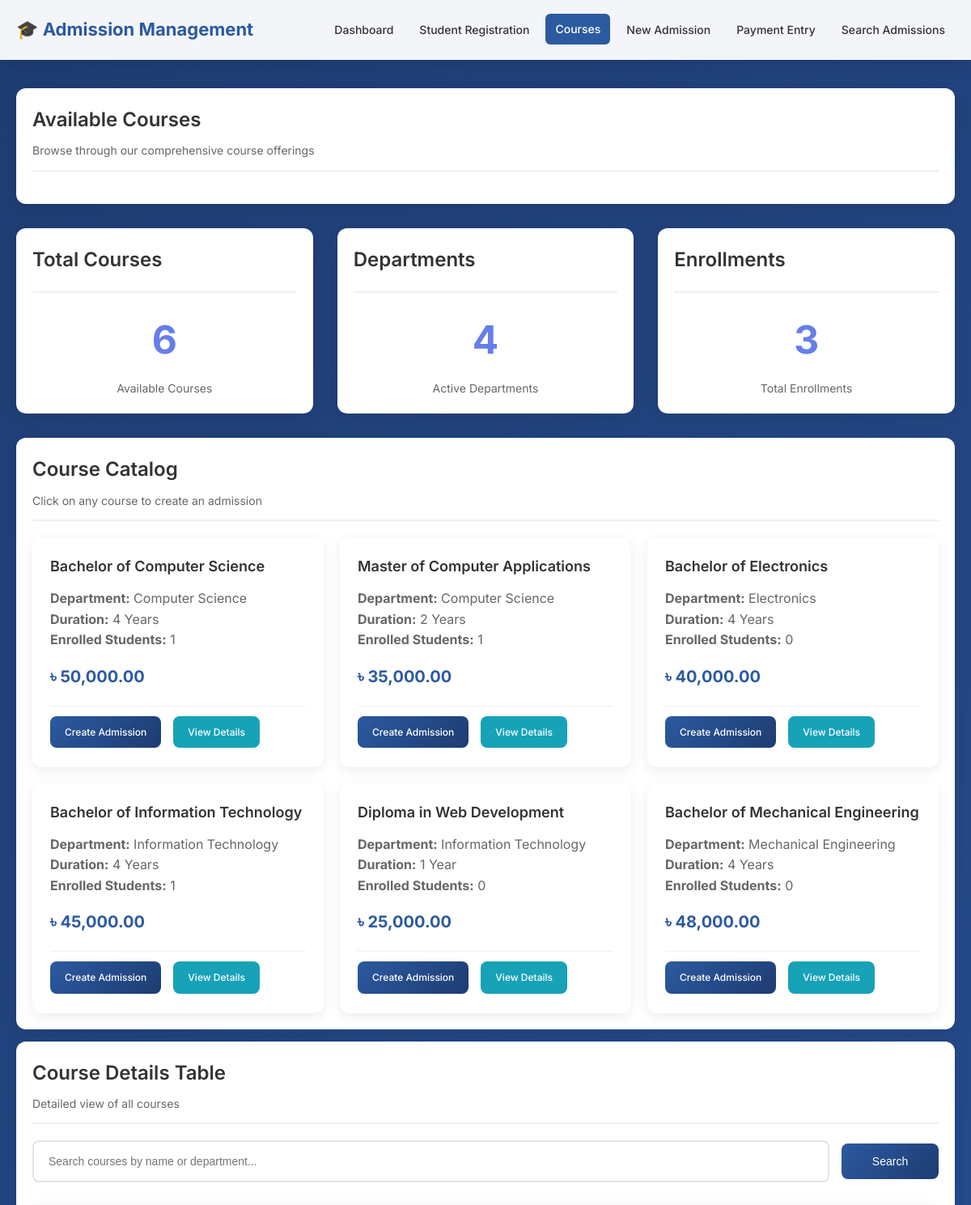
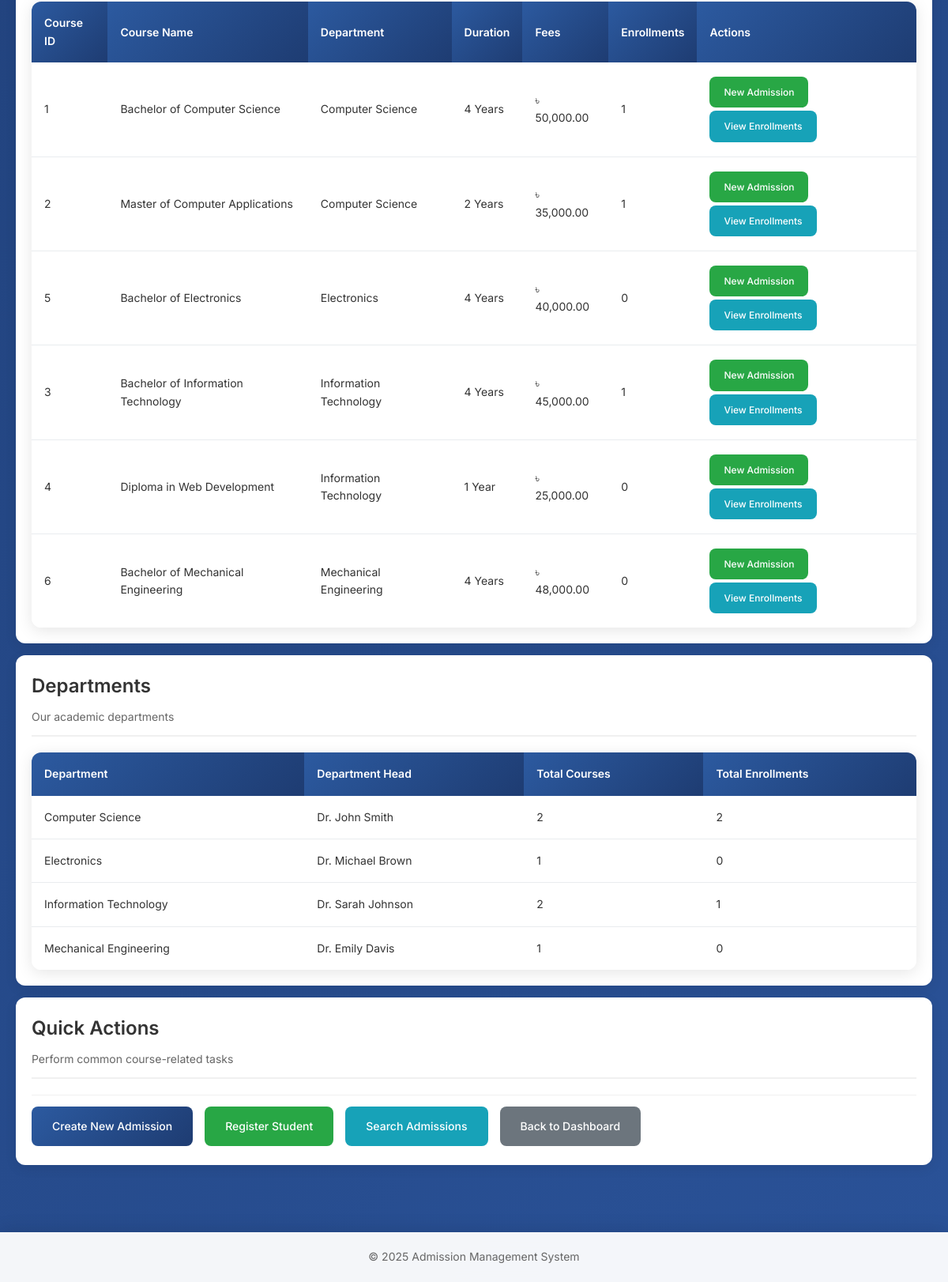
/courses.php, run on the app's committed database (2 pictures, top to bottom).
### tables this page shows
CREATE TABLE IF NOT EXISTS course (
    Course_ID INT AUTO_INCREMENT PRIMARY KEY,
    Course_Name VARCHAR(150) NOT NULL,
    Duration VARCHAR(50) NOT NULL,
    Fees DECIMAL(10,2) NOT NULL,
    Dept_ID INT,
    FOREIGN KEY (Dept_ID) REFERENCES department(Dept_ID)
);

CREATE TABLE IF NOT EXISTS department (
    Dept_ID INT AUTO_INCREMENT PRIMARY KEY,
    Dept_Name VARCHAR(100) NOT NULL,
    Dept_Head VARCHAR(100)
);

### courses.php (the view, shortened to what this page needs)
<!DOCTYPE html>
<html lang="en">
<head>
    <link rel="stylesheet" href="css/style.css">
</head>
<body>
    <nav class="navbar">
        <div class="nav-container">
            <a href="index.php" class="nav-brand">🎓 Admission Management</a>
            <ul class="nav-menu">
                <li><a href="index.php" class="nav-link">Dashboard</a></li>
                <li><a href="student_registration.php" class="nav-link">Student Registration</a></li>
                <li><a href="courses.php" class="nav-link active">Courses</a></li>
                <li><a href="admission_form.php" class="nav-link">New Admission</a></li>
                <li><a href="payment_entry.php" class="nav-link">Payment Entry</a></li>
                <li><a href="search_admissions.php" class="nav-link">Search Admissions</a></li>
            </ul>
        </div>
    </nav>
    <div class="main-content">
        <div class="container">
            <div class="card">
                <div class="card-header">
                    <h1 class="card-title">Available Courses</h1>
                    <p class="card-subtitle">Browse through our comprehensive course offerings</p>
                </div>
            </div>
            <?php
            require_once 'config/database.php';
            $sql = "SELECT c.*, d.Dept_Name, d.Dept_Head
                   FROM course c
                   LEFT JOIN department d ON c.Dept_ID = d.Dept_ID
                   ORDER BY d.Dept_Name, c.Course_Name";
            $result = $conn->query($sql);
            ?>
            <div class="row">
                <div class="col-md-4">
                    <div class="card">
                        <div class="card-header">
                            <h3 class="card-title">Total Courses</h3>
                        </div>
                        <?php
                        $count_result = $conn->query("SELECT COUNT(*) as count FROM course");
                        $course_count = $count_result->fetch_assoc()['count'];
                        ?>
                        <div class="stats-number"><?php echo $course_count; ?></div>
                        <div class="stats-label">Available Courses</div>
                    </div>
                </div>
                <div class="col-md-4">
                    <div class="card">
                        <div class="card-header">
                            <h3 class="card-title">Departments</h3>
                        </div>
                        <?php
                        $dept_result = $conn->query("SELECT COUNT(*) as count FROM department");
                        $dept_count = $dept_result->fetch_assoc()['count'];
                        ?>
                        <div class="stats-number"><?php echo $dept_count; ?></div>
                        <div class="stats-label">Active Departments</div>
                    </div>
                </div>
                <div class="col-md-4">
                    <div class="card">
                        <div class="card-header">
                            <h3 class="card-title">Enrollments</h3>
                        </div>
                        <?php
                        $enroll_result = $conn->query("SELECT COUNT(*) as count FROM admission");
                        $enroll_count = $enroll_result->fetch_assoc()['count'];
                        ?>
                        <div class="stats-number"><?php echo $enroll_count; ?></div>
                        <div class="stats-label">Total Enrollments</div>
                    </div>
                </div>
            </div>
            <div class="card">
                <div class="card-header">
                    <h2 class="card-title">Course Catalog</h2>
                    <p class="card-subtitle">Click on any course to create an admission</p>
                </div>
                <div class="course-grid">
                    <?php
                    if ($result->num_rows > 0) {
                        while($row = $result->fetch_assoc()) {
                            $enroll_sql = "SELECT COUNT(*) as count FROM admission WHERE Course_ID = " . $row['Course_ID'];
                            $enroll_result = $conn->query($enroll_sql);
                            $enrollment_count = $enroll_result->fetch_assoc()['count'];
                            echo "<div class='course-card'>";
                            echo "<div class='course-name'>" . htmlspecialchars($row['Course_Name']) . "</div>";
                            echo "<div class='course-details'>";
                            echo "<strong>Department:</strong> " . ($row['Dept_Name'] ? htmlspecialchars($row['Dept_Name']) : 'N/A') . "<br>";
                            echo "<strong>Duration:</strong> " . htmlspecialchars($row['Duration']) . "<br>";
                            echo "<strong>Enrolled Students:</strong> " . $enrollment_count;
                            echo "</div>";
                            echo "<div class='course-fee'>৳ " . number_format($row['Fees'], 2) . "</div>";
                            echo "<div class='btn-group'>";
                            echo "<a href='admission_form.php?course_id=" . $row['Course_ID'] . "' class='btn btn-primary btn-small'>Create Admission</a>";
                            echo "<a href='course_details.php?id=" . $row['Course_ID'] . "' class='btn btn-info btn-small'>View Details</a>";
                            echo "</div>";
                            echo "</div>";
                        }
                    } else {
                        echo "<p style='text-align: center; color: #666; grid-column: 1 / -1;'>No courses found.</p>";
                    }
                    ?>
                </div>
            </div>
            <div class="card">
                <div class="card-header">
                    <h2 class="card-title">Course Details Table</h2>
                    <p class="card-subtitle">Detailed view of all courses</p>
                </div>
                <div class="search-container">
                    <div class="search-box">
                        <input type="text" id="searchInput" class="search-input" placeholder="Search courses by name or department...">
                        <button type="button" class="btn btn-primary" onclick="searchRecords()">Search</button>
                    </div>
                </div>
                <div class="table-responsive">
                    <table class="table" id="coursesTable">
                        <thead>
                            <tr>
                                <th>Course ID</th>
                                <th>Course Name</th>
                                <th>Department</th>
                                <th>Duration</th>
                                <th>Fees</th>
                                <th>Enrollments</th>
                                <th>Actions</th>
                            </tr>
                        </thead>
                        <tbody>
                            <?php
                            $result->data_seek(0);
                            if ($result->num_rows > 0) {
                                while($row = $result->fetch_assoc()) {
                                    $enroll_sql = "SELECT COUNT(*) as count FROM admission WHERE Course_ID = " . $row['Course_ID'];
                                    $enroll_result = $conn->query($enroll_sql);
                                    $enrollment_count = $enroll_result->fetch_assoc()['count'];
                                    echo "<tr>";
                                    echo "<td>" . $row['Course_ID'] . "</td>";
                                    echo "<td>" . htmlspecialchars($row['Course_Name']) . "</td>";
                                    echo "<td>" . ($row['Dept_Name'] ? htmlspecialchars($row['Dept_Name']) : 'N/A') . "</td>";
                                    echo "<td>" . htmlspecialchars($row['Duration']) . "</td>";
                                    echo "<td>৳ " . number_format($row['Fees'], 2) . "</td>";
                                    echo "<td>" . $enrollment_count . "</td>";
                                    echo "<td>";
                                    echo "<a href='admission_form.php?course_id=" . $row['Course_ID'] . "' class='btn btn-success btn-small'>New Admission</a> ";
                                    echo "<a href='course_enrollments.php?id=" . $row['Course_ID'] . "' class='btn btn-info btn-small'>View Enrollments</a>";
                                    echo "</td>";
                                    echo "</tr>";
                                }
                            } else {
                                echo "<tr><td colspan='7' style='text-align: center; color: #666;'>No courses found</td></tr>";
                            }
                            ?>
                        </tbody>
                    </table>
                </div>
            </div>
            <div class="card">
                <div class="card-header">
                    <h2 class="card-title">Departments</h2>
                    <p class="card-subtitle">Our academic departments</p>
                </div>
                <div class="table-responsive">
                    <table class="table">
                        <thead>
                            <tr>
                                <th>Department</th>
                                <th>Department Head</th>
                                <th>Total Courses</th>
                                <th>Total Enrollments</th>
                            </tr>
                        </thead>
                        <tbody>
                            <?php
                            $dept_sql = "SELECT d.*,
                                               COUNT(DISTINCT c.Course_ID) as course_count,
                                               COUNT(DISTINCT a.Admission_ID) as enrollment_count
                                        FROM department d
                                        LEFT JOIN course c ON d.Dept_ID = c.Dept_ID
                                        LEFT JOIN admission a ON c.Course_ID = a.Course_ID
                                        GROUP BY d.Dept_ID
                                        ORDER BY d.Dept_Name";
                            $dept_result = $conn->query($dept_sql);
                            if ($dept_result->num_rows > 0) {
                                while($row = $dept_result->fetch_assoc()) {
                                    echo "<tr>";
                                    echo "<td>" . htmlspecialchars($row['Dept_Name']) . "</td>";
                                    echo "<td>" . ($row['Dept_Head'] ? htmlspecialchars($row['Dept_Head']) : 'N/A') . "</td>";
                                    echo "<td>" . $row['course_count'] . "</td>";
                                    echo "<td>" . $row['enrollment_count'] . "</td>";
                                    echo "</tr>";
                                }
                            } else {
                                echo "<tr><td colspan='4' style='text-align: center; color: #666;'>No departments found</td></tr>";
                            }
                            ?>
                        </tbody>
                    </table>
                </div>
            </div>
            <div class="card">
                <div class="card-header">
                    <h2 class="card-title">Quick Actions</h2>
                    <p class="card-subtitle">Perform common course-related tasks</p>
                </div>
                <div class="btn-group">
                    <a href="admission_form.php" class="btn btn-primary">Create New Admission</a>
                    <a href="student_registration.php" class="btn btn-success">Register Student</a>
                    <a href="search_admissions.php" class="btn btn-info">Search Admissions</a>
                    <a href="index.php" class="btn btn-secondary">Back to Dashboard</a>
                </div>
            </div>
        </div>
    </div>
    <footer class="footer">
        <div class="container">
            <p class="footer-text">© 2025 Admission Management System</p>
        </div>
    </footer>
</body>
</html>

### data on the page
course: Course_Name "Bachelor of Computer Science", Dept_ID.Dept_Name "Computer Science", Duration "4 Years", enrollment_count "1", Fees "50,000.00", Course_ID "1"
course: Course_Name "Master of Computer Applications", Dept_ID.Dept_Name "Computer Science", Duration "2 Years", enrollment_count "1", Fees "35,000.00", Course_ID "2"
course: Course_Name "Bachelor of Electronics", Dept_ID.Dept_Name "Electronics", Duration "4 Years", enrollment_count "0", Fees "40,000.00", Course_ID "5"
course: Course_Name "Bachelor of Information Technology", Dept_ID.Dept_Name "Information Technology", Duration "4 Years", enrollment_count "1", Fees "45,000.00", Course_ID "3"
course: Course_Name "Diploma in Web Development", Dept_ID.Dept_Name "Information Technology", Duration "1 Year", enrollment_count "0", Fees "25,000.00", Course_ID "4"
course: Course_Name "Bachelor of Mechanical Engineering", Dept_ID.Dept_Name "Mechanical Engineering", Duration "4 Years", enrollment_count "0", Fees "48,000.00", Course_ID "6"
department: Dept_Name "Computer Science", Dept_Head "Dr. John Smith", course_count "2", enrollment_count "2"
department: Dept_Name "Electronics", Dept_Head "Dr. Michael Brown", course_count "1", enrollment_count "0"
department: Dept_Name "Information Technology", Dept_Head "Dr. Sarah Johnson", course_count "2", enrollment_count "1"
department: Dept_Name "Mechanical Engineering", Dept_Head "Dr. Emily Davis", course_count "1", enrollment_count "0"

### other printed values
$course_count "6"
$dept_count "4"
$enroll_count "3"
